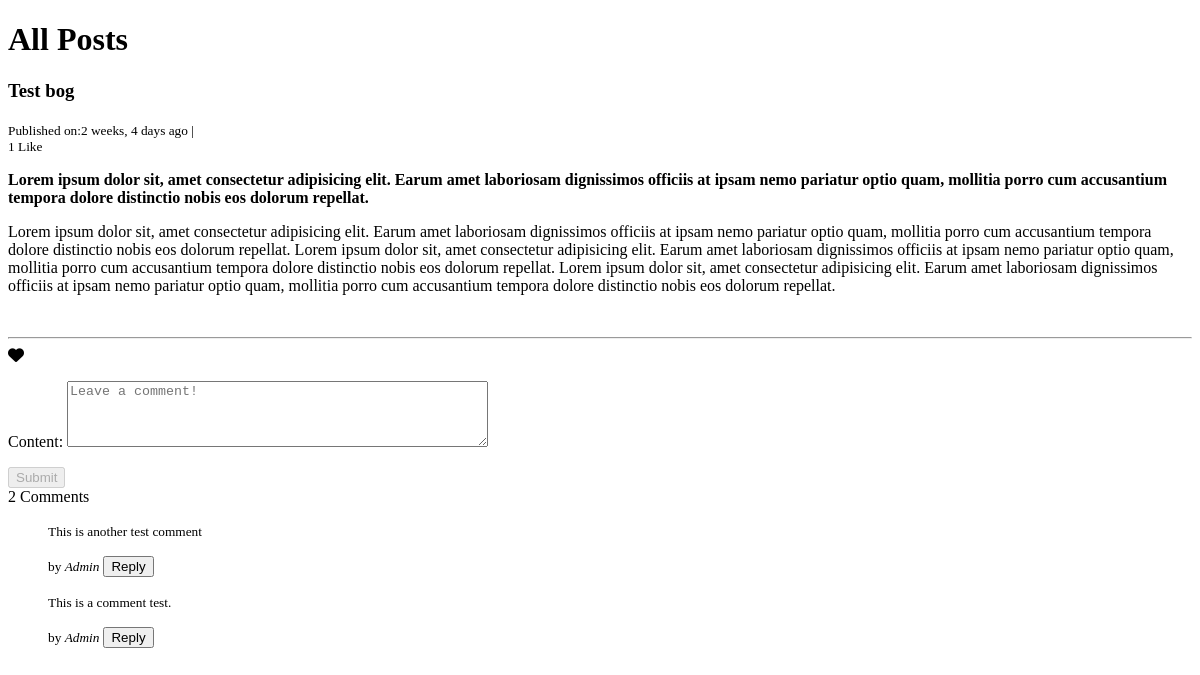
Page /blog/test-bog/ on the committed database.
### djaxifyapp/models.py (models this page shows, shortened)
class Post(models.Model):
    objects     = models.Manager()      #Default Manager
    published   = PublishedManager()  #Custom Model Manager
    STATUS_CHOICES = (
        ('draft','Draft'),
        ('published','Published'),
    )
    title       = models.CharField(max_length=100)
    slug        = models.SlugField(null=False, unique=True)
    overview    = models.TextField()
    timestamp   = models.DateTimeField(auto_now_add=True)
    updated     = models.DateTimeField(auto_now=True)
    content     = models.TextField()
    author      = models.ForeignKey(Author, on_delete=models.CASCADE)
    thumbnail   = models.ImageField()
    categories  = models.ManyToManyField(Category)
    featured    = models.BooleanField()
    status      = models.CharField(max_length=10, choices=STATUS_CHOICES, default='draft')
    likes       = models.ManyToManyField(User, blank=True, related_name='likes')
    favourite   = models.ManyToManyField(User, related_name='favourite', blank=True)
    class Meta:
        ordering = ['-id']

class Comment(models.Model):
    user = models.ForeignKey(User, on_delete=models.CASCADE)
    timestamp = models.DateTimeField(auto_now_add=True)
    content = models.TextField(max_length=1000)
    reply = models.ForeignKey('Comment', on_delete=models.CASCADE, related_name='replies', null=True, blank=True, default=None)
    post = models.ForeignKey(
        'Post', related_name='comments', on_delete=models.CASCADE)
    objects = models.Manager()
    class Meta:
        ordering = ['-timestamp']

### djaxifyapp/views.py (the view)
# urls.py: path('<slug:slug>/', post_detail, name='post-detail'),
def post_detail(request, slug):
    post = get_object_or_404(Post, slug=slug)
    comments = Comment.objects.filter(post=post, reply=None).order_by('-id')
    is_liked = False
    if post.likes.filter(id=request.user.id).exists():
        is_liked = True
    is_favourite = False
    if post.favourite.filter(id=request.user.id).exists():
        is_favourite = True
    if request.method=='POST':
        querydict = request.POST
        comment_form = CommentForm(querydict)
        if comment_form.is_valid():
            comment = comment_form.save(commit=False)
            comment.post = post
            comment.user = request.user
            comment.reply_id = querydict.get('comment_id')
            comment.save()
    else:
        comment_form = CommentForm()
    context = {
        'post': post,
        'is_liked': is_liked,
        'is_favourite': is_favourite,
        'comments': comments,
        'total_likes': post.likes.count(),
        'total_comments': post.comments.count(),
        'comment_form': comment_form,
    }
    if request.is_ajax():
        html = render_to_string('comment_section.html', context, request=request)
        comments = serializers.serialize('json', list(comments), fields=('content', 'reply', 'post', 'user__username'))
        return JsonResponse({'form': html, 'comments': comments})
    return render(request, 'post_detail.html', context)

### djaxifyapp/forms.py
class CommentForm(forms.ModelForm):
    content = forms.CharField(widget=forms.Textarea(attrs={
        'class': 'form-control',
        'placeholder': 'Leave a comment!',
        'rows': '4',
        'cols': '50'
    }))
    class Meta:
        model = Comment
        fields = ('content',)

### djaxify/templates/post_detail.html
{% extends "base.html" %}
{% block content %}
<h1>All Posts</h1>
{% if post %}
<h3>{{post.title}}</h3>
<small>
    <span>Published on:{{post.timestamp|timesince}} ago |&nbsp;
      <div id="like-section">
        {% include 'like_section.html' %}
      </div>
    </span>
</small>
<p><b>{{post.overview}}</b></p>
<p>{{post.content}}</p>
<br>
<hr>
<div id="favourite-section">
  {% if is_favourite %}
  <a href="{% url 'favourite_post' slug=post.slug %}">
    <i class="fa fa-heart" style="color:red"></i>
  </a>
  {% else %}
  <a href="{% url 'favourite_post' slug=post.slug %}">
    <i class="fa fa-heart" style="color: black;"></i>
  </a>
  {% endif %}
</div>
<div class="main-comment-section">
  {% include 'comment_section.html' %}
</div>
{% endif %}
{% endblock content %}

### djaxify/templates/comment_section.html (shortened to what this page needs)
<div class="container-fluid mt-2">
  <div class="form-group row">
    <form method="post" class="comment-form" action=".">
      {{ comment_form.as_p }}
      {% if request.user.is_authenticated %}
        <input type="submit" value="Submit" class="btn btn-outline-success">
      {% else %}
        <input type="submit" value="Submit" class="btn btn-outline-success" disabled>
      {% endif %}
    </form>
  </div>
</div>
{{ comments.count }} Comment{{ comments|pluralize }}
{% for comment in comments %}
  <blockquote class="blockquote">
    <p class="mb-0"><small>{{ comment.content }}</small></p>
    <footer class="blockquote-footer"><small>by <cite title="Source Title">{{ comment.user|capfirst }}</cite></small>
      <button type="button" name="button" class="reply-btn btn btn-outline-dark btn-sm ml-2">Reply</button>
    </footer>
  </blockquote>
{% endfor %}

### djaxify/templates/base.html (style rules this page uses)
*, *:before, *:after { box-sizing: border-box; -moz-box-sizing: border-box; -webkit-box-sizing: border-box; }

### rows in the picture
Post: title "Test bog", timestamp "2 weeks, 4 days", overview "Lorem ipsum dolor sit, amet consectetur adipisicing elit. Earum amet laboriosam dignissimos officiis at ipsam nemo pariatur optio quam, mollitia porro cum accusantium tempora dolore distinctio nobis eos dolorum repellat.", content "Lorem ipsum dolor sit, amet consectetur adipisicing elit. Earum amet laboriosam dignissimos officiis at ipsam nemo pariatur optio quam, mollitia porro cum accusantium tempora dolore distinctio nobis eos dolorum repellat. Lorem ipsum dolor sit, amet consectetur adipisicing elit. Earum amet laboriosam dignissimos officiis at ipsam nemo pariatur optio quam, mollitia porro cum accusantium tempora dolore distinctio nobis eos dolorum repellat. Lorem ipsum dolor sit, amet consectetur adipisicing elit. Earum amet laboriosam dignissimos officiis at ipsam nemo pariatur optio quam, mollitia porro cum accusantium tempora dolore distinctio nobis eos dolorum repellat."
Comment: content "This is another test comment", user "Admin"
Comment: content "This is a comment test.", user "Admin"

### other values in the picture
{{ total_likes }} "1"
{{ comments.count }} "2"
